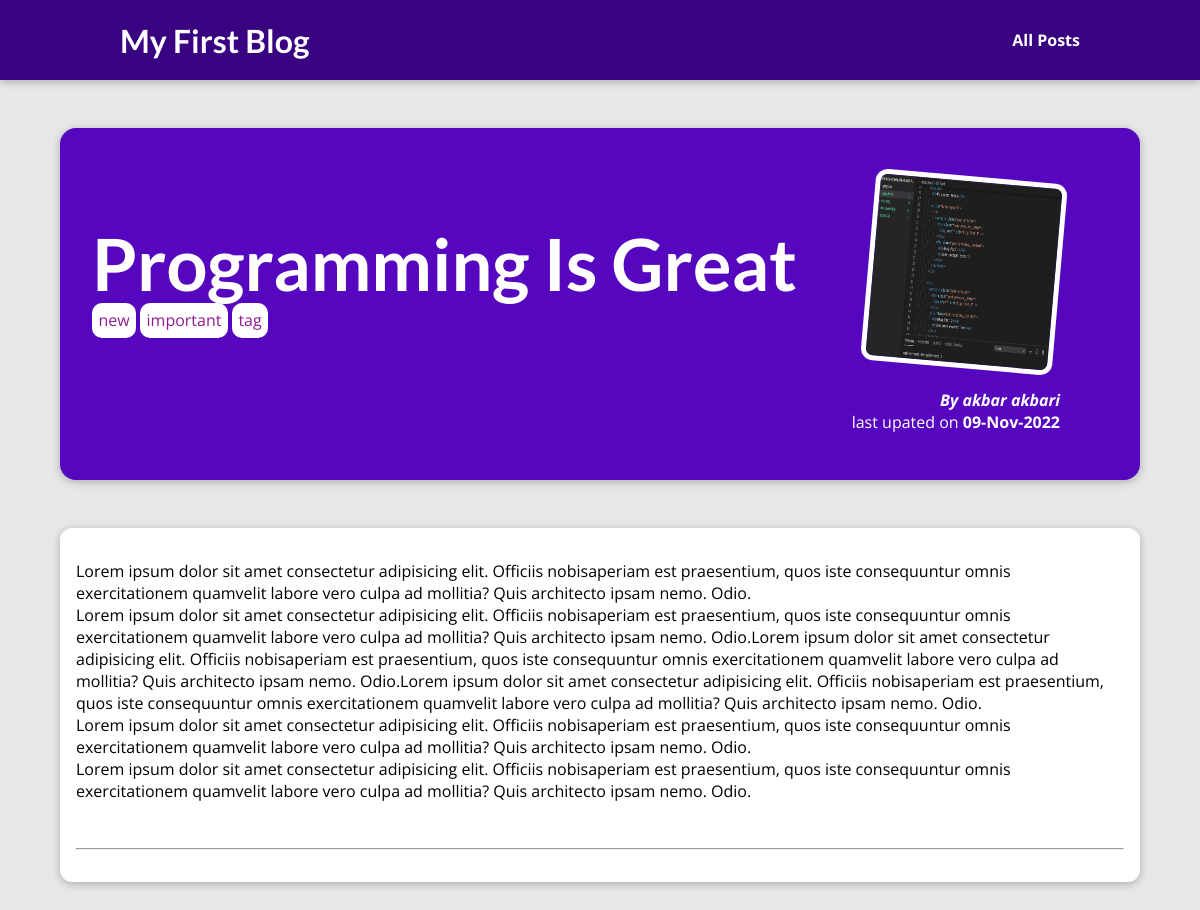
/posts/coding-is-fun, run on the app's committed database.
### blog/models.py (models this page shows, shortened)
class Post(models.Model):
    title = models.CharField(max_length=100)
    excerpt = models.TextField(max_length=200)
    content = models.TextField(max_length=5000 ,validators=[MinLengthValidator(limit_value=10)])
    image = models.ImageField(upload_to = "uploads" , null = True)
    date= models.DateField(auto_now=True)
    slug = models.SlugField(db_index=True , unique=True )
    author = models.ForeignKey(Author ,on_delete=models.SET_NULL ,null=True  ,related_name="posts")
    tag = models.ManyToManyField(Tag)

class Author(models.Model):
    first_name = models.CharField(max_length=50)
    last_name = models.CharField(max_length=50)
    email = models.EmailField(max_length=50)

class Tag(models.Model):
    captions = models.CharField(max_length=20)

### blog/views.py (the view)
# urls.py: path("posts/<slug:slug>" , views.PostDetailView.as_view() , name="post_detail_page"),
class PostDetailView(DetailView):
    model  = Post
    template_name = "blog/post_detail.html"
    def get_context_data(self, **kwargs):
        data =  super().get_context_data(**kwargs)
        data["post_tags"] = self.object.tag.all()
        return data

### blog/templates/blog/post_detail.html (shortened to what this page needs)
{% extends 'base.html' %}
{% load static %}
{% block css_files %}
<link rel="stylesheet" href="{% static 'blog/post-detail.css' %}">
{% endblock  %}
{% block content %}
<section id="summary">
<article>
    <img src="{{post.image.url}}" alt="{{post.titile}}">
    <address>By<a href="mailto:{{post.author.email}}"> {{post.author.first_name}} {{post.author.last_name}}</a></address>
    <div>last upated on <time>{{post.date|date:"d-M-Y"}}</time></div>
</article>
<h2>{{post.title|title}}</h2>
<div>
    {% for tag in post_tags %}
    <span class="tag">{{tag.captions}}</span>
    {% endfor %}
</div>
</section>
<main>
<p>{{post.content |linebreaks |add:'<br><hr>'}}</p>
</main>
{% endblock  %}

### templates/base.html (shortened to what this page needs)
{% load static %}
<!DOCTYPE html>
<html lang="en">
  <head>
    <link rel="stylesheet" href="{% static "app.css" %}" >
    {% block css_files %}{%endblock %}
  </head>
  <body>
    <header id="main-navigation">
      <h1><a href="{% url 'index' %}">My First Blog</a></h1>
      <nav>
        <a href="{% url 'all_posts' %}">All Posts</a>
      </nav>
    </header>
    {% block content %}{% endblock %}
  </body>
</html>

### static/app.css (style rules this page uses)
* { box-sizing: border-box; }
html { font-family: 'Open Sans', 'Lato', sans-serif; }
body { margin: 0; }
h1, h2, h3 { font-family: 'Lato', sans-serif; font-weight: bold; }
#main-navigation { width: 100%; height: 5rem; display: flex; justify-content: space-between; align-items: center; padding: 0 10%; position: absolute; top: 0; left: 0; }
#main-navigation a { text-decoration: none; color: white; font-weight: bold; }

### blog/static/blog/post-detail.css (style rules this page uses)
body { background-color: #e7e7e7; }
#main-navigation { background-color: #390281; box-shadow: 0 2px 8px rgba(0, 0, 0, 0.25); }
#summary { margin: 8rem auto 3rem auto; padding: 2rem; width: 90%; max-width: 90rem; border-radius: 16px; background-color: #5706c0; position: relative; box-shadow: 0 2px 8px rgba(0, 0, 0, 0.25); height: 22rem; }
#summary h2 { color: white; font-size: 4.5rem; margin-bottom: 0.25rem; }
#summary article { position: absolute; top: 2rem; right: 3rem; padding: 1rem 2rem; border-radius: 12px; text-align: right; color: white; }
#summary article img { width: 12rem; height: 12rem; border-radius: 12px; transform: rotateZ(5deg); border: 5px solid white; margin-bottom: 1rem; }
#summary address { font-weight: bold; }
#summary time { font-weight: bold; }
#summary a { color: white; text-decoration: none; }
main { width: 90%; max-width: 90rem; margin: 3rem auto; background-color: white; padding: 1rem; border-radius: 12px; box-shadow: 0 2px 8px rgba(0, 0, 0, 0.25); }
.tag { color: rgb(145, 27, 145); background-color: white; padding: 0.4rem; border-radius: 10px; }

### data on the page
Post: image (picture), author.first_name "akbar", author.last_name "akbari", date "09-Nov-2022", title "Programming Is Great", content|add "Lorem ipsum dolor sit amet consectetur adipisicing elit. Officiis nobisaperiam est praesentium, quos iste consequuntur omnis exercitationem quamvelit labore vero culpa ad mollitia? Quis architecto ipsam nemo. Odio. Lorem ipsum dolor sit amet consectetur adipisicing elit. Officiis nobisaperiam est praesentium, quos iste consequuntur omnis exercitationem quamvelit labore vero culpa ad mollitia? Quis architecto ipsam nemo. Odio.Lorem ipsum dolor sit amet consectetur adipisicing elit. Officiis nobisaperiam est praesentium, quos iste consequuntur omnis exercitationem quamvelit labore vero culpa ad mollitia? Quis architecto ipsam nemo. Odio.Lorem ipsum dolor sit amet consectetur adipisicing elit.…"
Tag: captions "new"
Tag: captions "important"
Tag: captions "tag"
